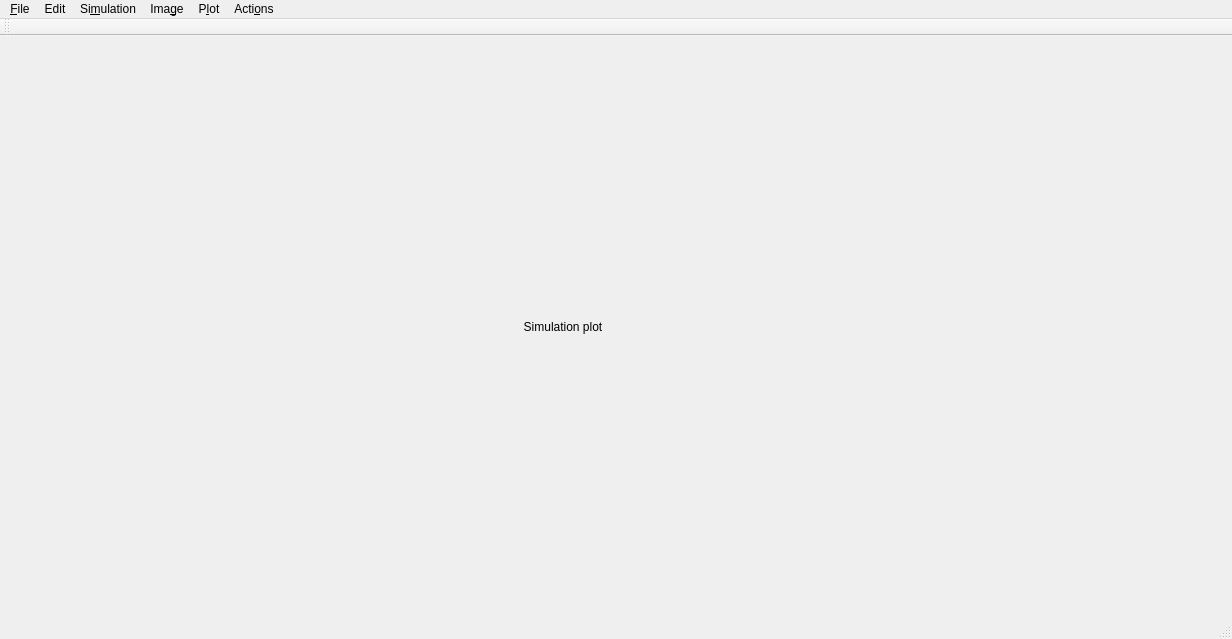
<?xml version="1.0" encoding="UTF-8"?>
<ui version="4.0">
 <class>MainWindow</class>
 <widget class="QMainWindow" name="MainWindow">
  <property name="geometry">
   <rect>
    <x>0</x>
    <y>0</y>
    <width>1232</width>
    <height>639</height>
   </rect>
  </property>
  <property name="windowTitle">
   <string>E-FieldSim</string>
  </property>
  <widget class="QWidget" name="centralWidget">
   <layout class="QGridLayout" name="gridLayout_2">
    <item row="0" column="0">
     <layout class="QGridLayout" name="gridLayout">
      <item row="0" column="0">
       <widget class="MouseEventLabel" name="graphicsLabel">
        <property name="sizePolicy">
         <sizepolicy hsizetype="Preferred" vsizetype="Preferred">
          <horstretch>0</horstretch>
          <verstretch>0</verstretch>
         </sizepolicy>
        </property>
        <property name="minimumSize">
         <size>
          <width>1</width>
          <height>1</height>
         </size>
        </property>
        <property name="mouseTracking">
         <bool>true</bool>
        </property>
        <property name="text">
         <string>Simulation plot</string>
        </property>
        <property name="alignment">
         <set>Qt::AlignCenter</set>
        </property>
       </widget>
      </item>
      <item row="0" column="1">
       <widget class="HeatLegendWidget" name="heatMapLegend" native="true">
        <property name="minimumSize">
         <size>
          <width>100</width>
          <height>0</height>
         </size>
        </property>
        <property name="maximumSize">
         <size>
          <width>100</width>
          <height>16777215</height>
         </size>
        </property>
       </widget>
      </item>
     </layout>
    </item>
   </layout>
  </widget>
  <widget class="QMenuBar" name="menuBar">
   <property name="geometry">
    <rect>
     <x>0</x>
     <y>0</y>
     <width>1232</width>
     <height>32</height>
    </rect>
   </property>
   <widget class="QMenu" name="menuSimulation">
    <property name="title">
     <string>Si&amp;mulation</string>
    </property>
    <addaction name="actionStart"/>
    <addaction name="actionS_top"/>
   </widget>
   <widget class="QMenu" name="menuImage">
    <property name="title">
     <string>Ima&amp;ge</string>
    </property>
    <addaction name="actionSave_Image"/>
   </widget>
   <widget class="QMenu" name="menuPlot">
    <property name="title">
     <string>P&amp;lot</string>
    </property>
    <addaction name="actionGradient"/>
    <addaction name="actionStepped"/>
    <addaction name="actionRedraw"/>
   </widget>
   <widget class="QMenu" name="menuActions">
    <property name="title">
     <string>Acti&amp;ons</string>
    </property>
    <addaction name="actionPlace_Node"/>
    <addaction name="actionPlace_L"/>
    <addaction name="actionDelete_element"/>
    <addaction name="action_Edit_selected_element"/>
   </widget>
   <widget class="QMenu" name="menu_File">
    <property name="title">
     <string>&amp;File</string>
    </property>
    <addaction name="action_New"/>
    <addaction name="action_Open"/>
    <addaction name="action_Save_as"/>
    <addaction name="action_Save"/>
   </widget>
   <widget class="QMenu" name="menuEdit">
    <property name="title">
     <string>Edit</string>
    </property>
    <addaction name="action_Undo"/>
    <addaction name="action_Redo"/>
    <addaction name="actionSelect_all"/>
    <addaction name="separator"/>
    <addaction name="actionCut"/>
    <addaction name="action_Copy"/>
    <addaction name="action_Paste"/>
   </widget>
   <addaction name="menu_File"/>
   <addaction name="menuEdit"/>
   <addaction name="menuSimulation"/>
   <addaction name="menuImage"/>
   <addaction name="menuPlot"/>
   <addaction name="menuActions"/>
  </widget>
  <widget class="QToolBar" name="mainToolBar">
   <attribute name="toolBarArea">
    <enum>TopToolBarArea</enum>
   </attribute>
   <attribute name="toolBarBreak">
    <bool>false</bool>
   </attribute>
  </widget>
  <widget class="QStatusBar" name="statusBar"/>
  <action name="actionStart">
   <property name="text">
    <string>&amp;Start</string>
   </property>
   <property name="shortcut">
    <string>F5</string>
   </property>
  </action>
  <action name="actionS_top">
   <property name="text">
    <string>S&amp;top</string>
   </property>
   <property name="shortcut">
    <string>Shift+F5</string>
   </property>
  </action>
  <action name="actionSave_Image">
   <property name="text">
    <string>Save &amp;Image</string>
   </property>
  </action>
  <action name="actionGradient">
   <property name="checkable">
    <bool>true</bool>
   </property>
   <property name="text">
    <string>&amp;Gradient</string>
   </property>
   <property name="shortcut">
    <string>G</string>
   </property>
  </action>
  <action name="actionStepped">
   <property name="checkable">
    <bool>true</bool>
   </property>
   <property name="checked">
    <bool>true</bool>
   </property>
   <property name="text">
    <string>&amp;Stepped</string>
   </property>
   <property name="shortcut">
    <string>S</string>
   </property>
  </action>
  <action name="actionRedraw">
   <property name="text">
    <string>&amp;Redraw</string>
   </property>
  </action>
  <action name="actionPlace_Node">
   <property name="text">
    <string>Place &amp;Node</string>
   </property>
   <property name="shortcut">
    <string>N</string>
   </property>
  </action>
  <action name="actionPlace_L">
   <property name="text">
    <string>Place &amp;Line</string>
   </property>
   <property name="shortcut">
    <string>L</string>
   </property>
  </action>
  <action name="actionDelete_element">
   <property name="text">
    <string>&amp;Delete element</string>
   </property>
   <property name="shortcut">
    <string>Del</string>
   </property>
  </action>
  <action name="action_Edit_selected_element">
   <property name="text">
    <string>&amp;Edit selected element</string>
   </property>
   <property name="shortcut">
    <string>E</string>
   </property>
  </action>
  <action name="action_New">
   <property name="text">
    <string>&amp;New</string>
   </property>
   <property name="shortcut">
    <string>Ctrl+N</string>
   </property>
  </action>
  <action name="action_Open">
   <property name="text">
    <string>&amp;Open...</string>
   </property>
   <property name="shortcut">
    <string>Ctrl+O</string>
   </property>
  </action>
  <action name="action_Save_as">
   <property name="enabled">
    <bool>false</bool>
   </property>
   <property name="text">
    <string>Save &amp;as</string>
   </property>
  </action>
  <action name="action_Undo">
   <property name="enabled">
    <bool>false</bool>
   </property>
   <property name="text">
    <string>&amp;Undo</string>
   </property>
   <property name="shortcut">
    <string>Ctrl+Z</string>
   </property>
  </action>
  <action name="action_Redo">
   <property name="enabled">
    <bool>false</bool>
   </property>
   <property name="text">
    <string>&amp;Redo</string>
   </property>
   <property name="shortcut">
    <string>Ctrl+Y</string>
   </property>
  </action>
  <action name="actionSelect_all">
   <property name="text">
    <string>&amp;Select all</string>
   </property>
   <property name="shortcut">
    <string>Ctrl+A</string>
   </property>
  </action>
  <action name="action_Save">
   <property name="enabled">
    <bool>false</bool>
   </property>
   <property name="text">
    <string>&amp;Save</string>
   </property>
   <property name="shortcut">
    <string>Ctrl+S</string>
   </property>
  </action>
  <action name="action_Copy">
   <property name="text">
    <string>&amp;Copy</string>
   </property>
   <property name="shortcut">
    <string>Ctrl+C</string>
   </property>
  </action>
  <action name="action_Paste">
   <property name="text">
    <string>&amp;Paste</string>
   </property>
   <property name="shortcut">
    <string>Ctrl+V</string>
   </property>
  </action>
  <action name="actionCut">
   <property name="text">
    <string>Cut</string>
   </property>
   <property name="shortcut">
    <string>Ctrl+X</string>
   </property>
  </action>
 </widget>
 <layoutdefault spacing="6" margin="11"/>
 <customwidgets>
  <customwidget>
   <class>MouseEventLabel</class>
   <extends>QLabel</extends>
   <header>view/mouseeventlabel.h</header>
  </customwidget>
  <customwidget>
   <class>HeatLegendWidget</class>
   <extends>QWidget</extends>
   <header>view/heatlegendwidget.h</header>
   <container>1</container>
  </customwidget>
 </customwidgets>
 <resources/>
 <connections/>
</ui>
